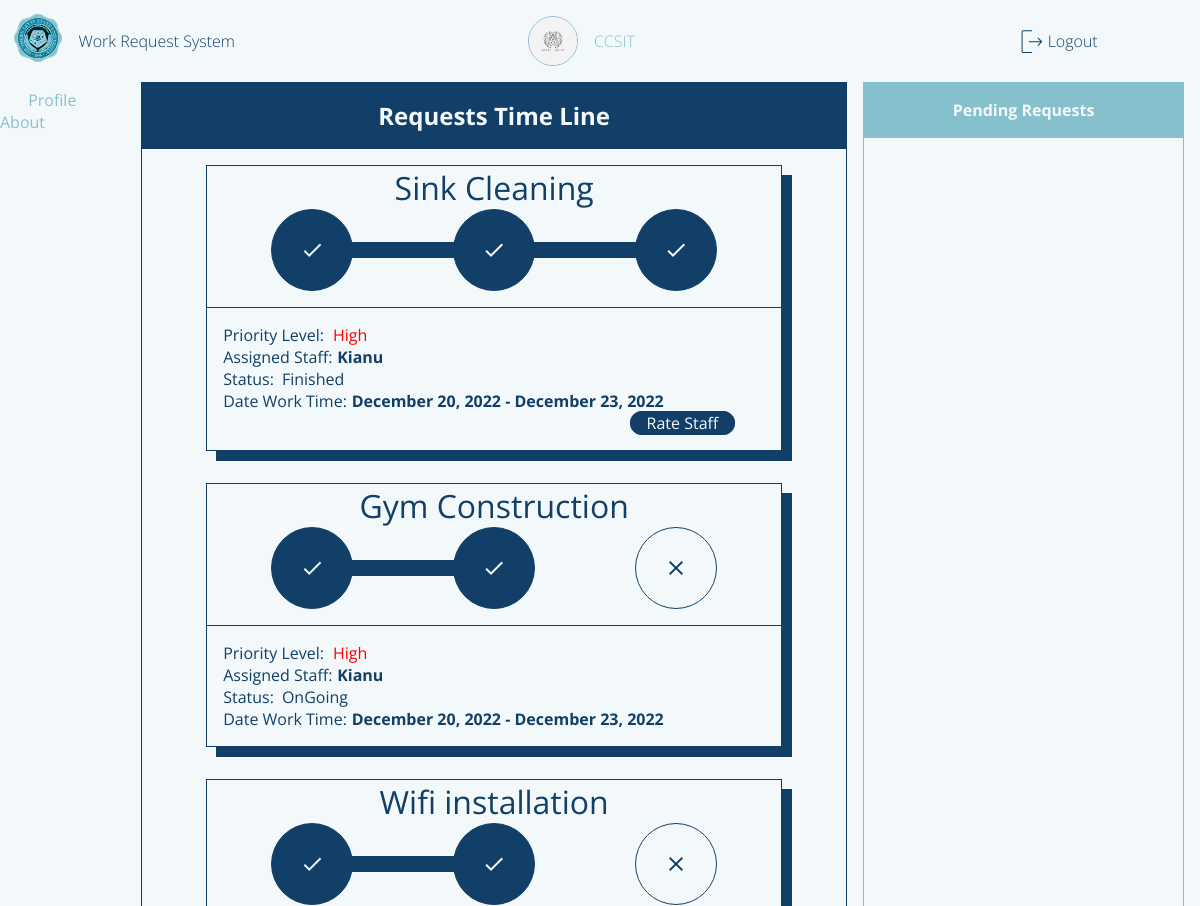
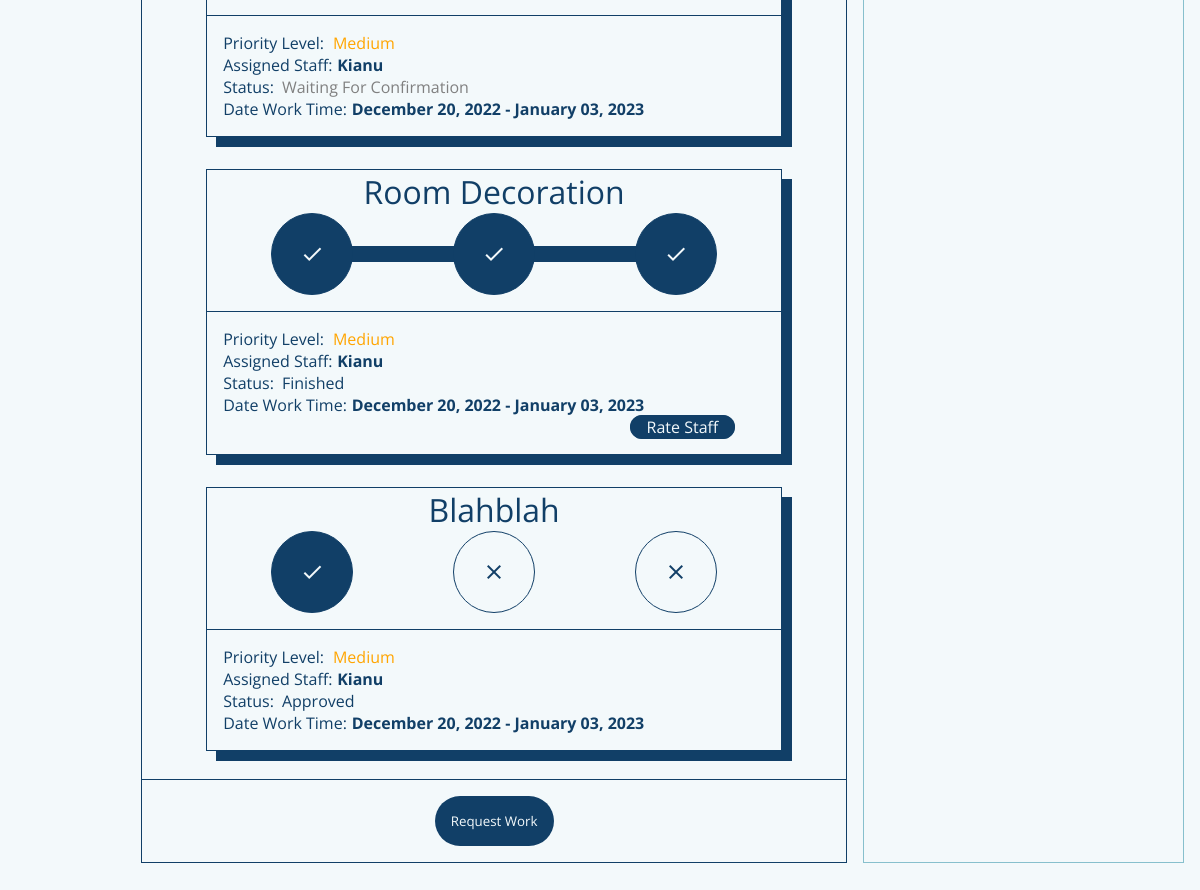
Screenshot of /requestorPage (signed in) with the database file from the repository (2 pictures, top to bottom).
### flaskApp/models.py (models this page shows, shortened)
class User(db.Model, UserMixin):
	__tablename__ = 'user'
	id = db.Column(db.Integer, primary_key=True)
	userName = db.Column(db.String(20), unique=True, nullable=False)
	userType = db.Column(db.String(20), default='Admin')
	passWord = db.Column(db.String(60), nullable=False)
	profilePicture = db.Column(db.String(60), default='dafault.png')
	requestForm = db.relationship('UserRequestForm', backref='user')
	userStaffExtension = db.relationship('StaffExtension', backref='staffExtension', uselist=False)

class UserRequestForm(db.Model):
	__tablename__ = 'userRequestForm'
	id = db.Column(db.Integer, primary_key=True)
	requestorName = db.Column(db.String(500), nullable=False)
	requestTitle = db.Column(db.String(500), nullable=False)
	requestedWork = db.Column(db.String(500), nullable=False)
	roomNumber = db.Column(db.String(20), nullable=False)
	avilabilityOfMaterials = db.Column(db.String(10), nullable=False)
	priorityLevel = db.Column(db.Integer, default=0) # change this to integer in the future 0 - pending 1 - high 2 - medium 3 - low
	status = db.Column(db.String(20), default='Pending')
	dateApproved = db.Column(DateTime, default=datetime.now(), nullable=False)
	dateLimit = db.Column(DateTime, default=datetime.now(), nullable=False)
	requestFormId = db.Column(db.Integer, db.ForeignKey('user.id'))
	requestRating = db.Column(db.Integer, default=0) # this is where a rating will be recorded
	assignedStaff = db.Column(db.Integer, db.ForeignKey('userstaff.id'))

class StaffExtension(db.Model):
	__tablename__ = 'userstaff'
	id = db.Column(db.Integer, primary_key=True)
	staffId = db.Column(db.Integer, db.ForeignKey('user.id'), unique=True)
	staffName = db.Column(db.String(20), nullable=False)
	staffAge = db.Column(db.String(20), nullable=False)
	staffGender = db.Column(db.String(20), nullable=False)
	staffOccupation = db.Column(db.String(20), nullable=False)
	staffRating = db.Column(db.Integer, default=0)
	staffComments = db.relationship('StaffExtensionComment', backref='staffComment')
	staffAssignment = db.relationship('UserRequestForm', backref='staffAssignment') # one to many relationship

### flaskApp/routes.py (the view, shortened to what this page needs)
@app.route('/requestorPage', methods=['GET', 'POST'])
def requestorPage():
	if current_user.is_authenticated == False:
		return redirect(url_for('loginPage'))
	form = WorkRequestForm()
	user = User.query.filter_by(userName=current_user.userName).first()
	countRequests = UserRequestForm.query.filter_by(requestorName=current_user.userName).count()
	userRequestForms = UserRequestForm.query.filter_by(requestFormId=user.id).order_by(UserRequestForm.priorityLevel)
	profileImage = url_for('static', filename='profilePic/'+current_user.profilePicture)
	return render_template('requestorDashboard.html', title='Requestor Page', user=current_user.userName, form=form, userForm=userRequestForms, count=countRequests, profileImage=profileImage)

### flaskApp/models.py (called while the page is built)
@loginManager.user_loader
def loadUser(userId):
	return User.query.get(int(userId))

### flaskApp/templates/requestorDashboard.html (shortened to what this page needs)
{% extends "layout.html" %}
{% block content %}
	<section class="content-main">
		<div class="content-main-head">
			Requests Time Line
		</div>
		<div class="content-main-body">
			{% for userForms in userForm %}
			{% if userForms.status != 'Pending' %}
				<div class="content-main-body-requests">
					<header>
						{{ userForms.requestTitle }}
					</header>
					<main>
						<body onload="progress()">
								{% if userForms.status == 'Approved' %}
								<ul class="progress">
									<li class="approved material-icons" value="0%">check</li>
									<li class="ongoing material-icons">close</li>
									<li class="finished material-icons">close</li>
								</ul>
								{% elif userForms.status == 'OnGoing' or userForms.status == 'Semi Final'%}
								<ul class="progress">
									<li class="approved material-icons" value="50%">check</li>
									<li class="ongoing material-icons">close</li>
									<li class="finished material-icons">close</li>
									<div class="progress-bar"></div>
								</ul>
								{% elif userForms.status == 'Finished'%}
								<ul class="progress">
									<li class="approved material-icons" value="90%">check</li>
									<li class="ongoing material-icons">close</li>
									<li class="finished material-icons">close</li>
								</ul>
								{% endif %}
						</body>
					</main>
					<footer>
						{% if userForms.priorityLevel == 1  %}
							<span>Priority Level: <i style="color:red;">High</i></span>
						{% elif userForms.priorityLevel == 2  %}
							<span>Priority Level: <i style="color:orange;">Medium</i></span>
						{% elif userForms.priorityLevel == 3  %}
							<span>Priority Level: <i style="color:green;">Low</i></span>
						{% endif %}
						<span class="assigned-staff">
							<p>Assigned Staff: </p>
							<i style="font-weight: bold;">{{userForms.staffAssignment.staffName}}</i>
						</span>
						<span class="status">
							<p>Status: </p>
							{% if userForms.status == 'Semi Final' %}
								<p id="status" style="color: gray;">Waiting For Confirmation</p>
							{% else %}
								<p id="status">{{ userForms.status }}</p>
							{% endif %}
						</span>
						<span class="dateApp">
							<p>Date Work Time: </p>
							<p id="status" style="font-weight: bold;">{{ userForms.dateApproved.strftime("%B %d, %Y") }} - {{ userForms.dateLimit.strftime("%B %d, %Y") }}</p>
						</span>
						{% if userForms.status == 'Finished'%}
							<span class="rate-btn">
								<a href="{{ url_for('rateStaff', reqId=userForms.id, idNum=userForms.staffAssignment.id) }}">Rate Staff</a>
							</span>
						{% endif %}
					</footer>
				</div>
			{% endif %}
			{% endfor %}
		</div>
		<div class="content-main-foot">
			<button class="request-work-btn">Request Work</button>
		</div>
	</section>
	<section class="content-side-left">
		<span class="content-side-left-profile">
			<i class="material-icons content-side-left-icon">person</i>
			<a href="{{ url_for('profilePage') }}">Profile</a>
		</span>
		<span class="content-side-about">
			<i class="material-icons content-side-left-icon">help</i>
			<a href="">About</a>
		</span>
	</section>
	<section class="content-side-right">
		<header>Pending Requests</header>
		<main>
		</main>
	</section>
	<section class="content-foot">
	</section>
{% endblock content %}

### flaskApp/templates/layout.html (shortened to what this page needs)
<!DOCTYPE html>
<html>
<head>
    {% if title == 'Login Page'%}
    	<link rel="stylesheet" type="text/css" href="{{ url_for('static', filename='login.css') }}">
    {% elif title == 'Admin Page'%}
    	<link rel="stylesheet" type="text/css" href="{{ url_for('static', filename='adminDashboard.css') }}">
    {% elif title == 'Requestor Page'%}
        <link rel="stylesheet" type="text/css" href="{{ url_for('static', filename='requestorDashboard.css') }}">
    {% elif title == 'Staff Page'%}
        <link rel="stylesheet" type="text/css" href="{{ url_for('static', filename='staffDashboard.css') }}">
    {% elif title == 'Admin Approval Page'%}
        <link rel="stylesheet" type="text/css" href="{{ url_for('static', filename='adminApproval.css') }}">
    {% elif title == 'Staff Ongoing Page'%}
        <link rel="stylesheet" type="text/css" href="{{ url_for('static', filename='staffOngoing.css') }}">
    {% elif title == 'Profile Page'%}
        <link rel="stylesheet" type="text/css" href="{{ url_for('static', filename='profilePage.css') }}">
    {% endif%}
</head>
<body>
	<div class="container">
        {% if title != 'Login Page'%}
        <header class="content-header">
            <div class="img-box">
                <img class="logo_slsu" src="{{ url_for('static', filename='img/logo_slsu.svg') }}">
            </div>
            {% if title == 'Admin Page'%}
                <section class="header-title">
                    <a href="{{ url_for('adminPage') }}">Work Request System</a>
                </section>
                <section class="header-user">
                    <img class='profile-picture'src="{{ profileImage }}">
                    <a href="{{ url_for('profilePage') }}">{{ user }}</a>
                </section>
            {% elif title == 'Requestor Page' %}
                <section class="header-title">
                    <a href="{{ url_for('requestorPage') }}">Work Request System</a>
                </section>
                <section class="header-user">
                <img class='profile-picture'src="{{ profileImage }}">
                    <a href="{{ url_for('profilePage') }}">{{ user }}</a>
                </section>
            {% endif %}
            <div class="header-profile">
                {% if current_user.is_authenticated == True %}
                <img src="{{ url_for('static', filename='img/logout.svg') }}">
                <a href="{{ url_for('logout') }}">Logout</a>
                {% endif %}
            </div>
        </header>
        {% endif%}
		{% block content %}{% endblock content %}
	</div>
</body>
</html>

### flaskApp/static/requestorDashboard.css (style rules this page uses)
body { background: var(--white); }
.container { margin: 0; display: grid; height: 100vh; grid-template-columns: 0.2fr 1fr 0.5fr; grid-template-rows: 0fr 1fr 0.02fr; grid-template-areas: 'h h h' 'l m r' 'f f f'; }
.content-header { grid-area: h; display: flex; flex-direction: row; align-items: center; padding: var(--fn-small); }
.img-box { flex-grow: 0; }
.header-title { flex-grow: 0; margin-left: 1rem; }
.header-title a { font-size: var(--fn-regular); font-weight: lighter; color: var(--blue); }
.header-user { flex-grow: 1; font-size: var(--fn-regular); font-weight: lighter; color: var(--blue); }
.header-profile { flex-grow: 0.3; }
.header-profile a { font-size: var(--fn-regular); font-weight: lighter; color: var(--blue); }
.content-main { grid-area: m; display: flex; flex-direction: column; border: 1px solid var(--blue); }
.content-main-head { flex-grow: 0; font-size: var(--fn-medium); text-align: center; color: var(--white); background-color: var(--blue); border-bottom: 1px solid var(--blue); padding: 1rem 0rem 1rem 0rem; font-weight: lighter; font-weight: bold; }
.content-main-body { flex-grow: 1; display: flex; flex-direction: column; overflow: scroll; height: 1rem; padding: 1rem; }
.dateApp { display: flex; flex-direction: row; }
.dateApp p:nth-child(2) { margin-left: 0.3rem; }
.content-main-body-requests { margin-bottom: 1rem; display: flex; flex-direction: column; border: 1px solid var(--blue); box-shadow: 10px 10px var(--blue); margin: 0rem 3rem 2rem 3rem }
.content-main-body-requests header { text-align: center; font-size: var(--fn-large); color: var(--blue); }
.content-main-body-requests main { display: flex; flex-direction: row; position: relative; margin: 0rem 4rem 1rem 4rem; }
.progress-bar { width: 0%; height: 1rem; background-color: var(--blue); position: absolute; top: 50%; left: 3%; transform: translateY(-50%); border-radius: 2rem; transition: width 1s ease; }
.content-main-body-requests main ul { display: flex; flex-direction: row; list-style: none; justify-content: space-between; margin: 0; padding: 0; width: 100%; }
.content-main-body-requests main ul li:first-child { background: var(--blue); border: 1px solid var(--blue); color: var(--white); }
.content-main-body-requests main ul li { width: 5rem; height: 5rem; background: var(--white); border: 1px solid var(--blue); color: var(--blue); display: flex; justify-content: center; align-items: center; z-index: 100; border-radius: 50%; }
.content-main-body-requests footer { border-top: 1px solid var(--blue); padding: 1rem 1rem 1rem 1rem; color: var(--blue); }
.content-main-body-requests footer span i { margin-left: 0.3rem; }
.assigned-staff, .status { display: flex; flex-direction: row; }
.assigned-staff a, .status p:nth-child(2) { margin-left: 0.5rem; }
.rate-btn { border: 1px solid var(--blue); padding: 0rem 1rem 0rem 1rem; margin-left: 75%; border-radius: 1rem; background-color: var(--blue); }
.rate-btn a { color: var(--white); }
.content-main-foot { flex-grow: 0; }
.content-side-left { grid-area: l; }
.content-side-right { grid-area: r; color: var(--blue); border: 1px solid var(--blueGreen); margin-left: 1rem; margin-right: 1rem; display: flex; flex-direction: column; }
.content-side-right header { border-bottom: 1px solid var(--blueGreen); text-align: center; padding: 1rem 0rem 1rem 0rem; flex-grow: 0; background: var(--blueGreen); color: var(--white); font-weight: bold; }
.content-side-right main { flex-grow: 1; display: flex; flex-direction: column; overflow: scroll; height: 1rem; }
.content-main-foot { padding: 1rem; border-top: 1px solid var(--blue); text-align: center; }
.request-work-btn { border: none; padding: 1rem; background: var(--blue); color: var(--white); border-radius: 2rem; cursor: pointer; }
.content-foot { grid-area: f; }

### rows the page displays
User: userName "CCSIT"
UserRequestForm: requestTitle "Sink Cleaning", shows "check", shows "Priority Level:", priorityLevel "High", staffAssignment.staffName "Kianu", status "Finished", dateApproved "December 20, 2022", dateLimit "December 23, 2022"
UserRequestForm: requestTitle "Gym Construction", shows "check", shows "Priority Level:", priorityLevel "High", staffAssignment.staffName "Kianu", status "OnGoing", dateApproved "December 20, 2022", dateLimit "December 23, 2022"
UserRequestForm: requestTitle "Wifi installation", status "check", shows "Priority Level:", priorityLevel "Medium", staffAssignment.staffName "Kianu", dateApproved "December 20, 2022", dateLimit "January 03, 2023"
UserRequestForm: requestTitle "Room Decoration", shows "check", shows "Priority Level:", priorityLevel "Medium", staffAssignment.staffName "Kianu", status "Finished", dateApproved "December 20, 2022", dateLimit "January 03, 2023"
UserRequestForm: requestTitle "Blahblah", shows "check", shows "Priority Level:", priorityLevel "Medium", staffAssignment.staffName "Kianu", status "Approved", dateApproved "December 20, 2022", dateLimit "January 03, 2023"
